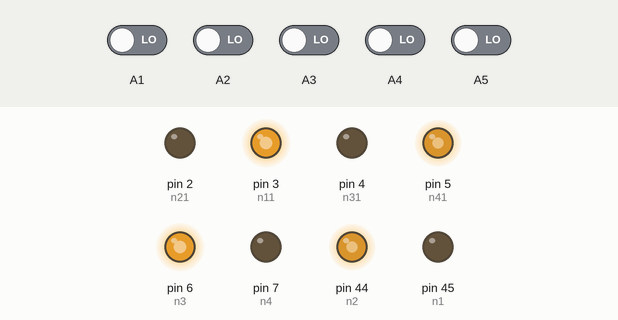
A sketch run on a simulated Arduino Mega 2560, built with avr-gcc and run on an emulated ATmega2560. On the bench: output pins drawn as LEDs (lit = HIGH). The test bench sets the inputs (shaded band); at power-on: A1–5 LOW.

Above: at 1.2 s.
1.3 s: A1 driven HIGH and A3 driven HIGH
At 1.7 s:
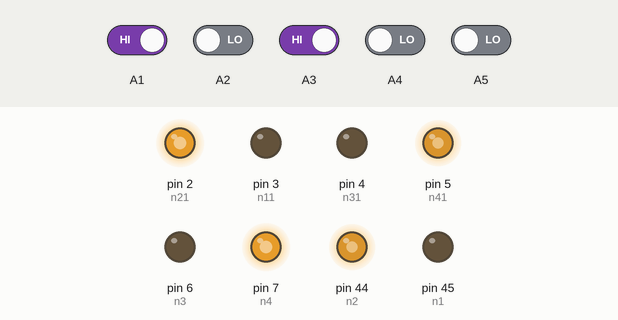
2.8 s: A3 driven LOW
At 4.0 s:
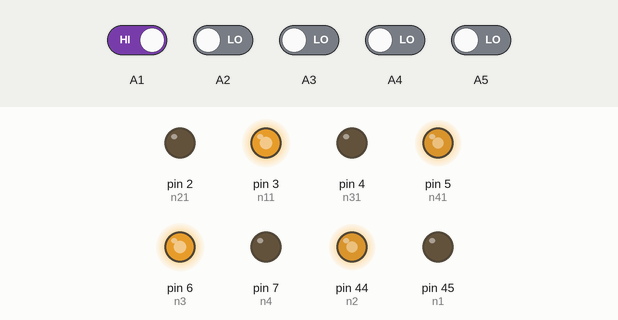
4.3 s: A3 driven HIGH
At 5.2 s:
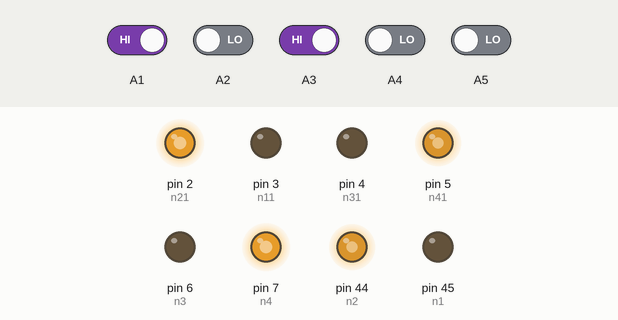
5.8 s: A4 driven HIGH and A5 driven HIGH
At 6.4 s:
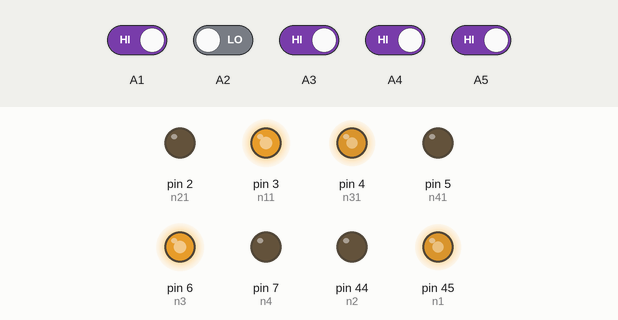
Timing chart, 0 to 8.3 s (numbered marks = the images above; inputs shaded):
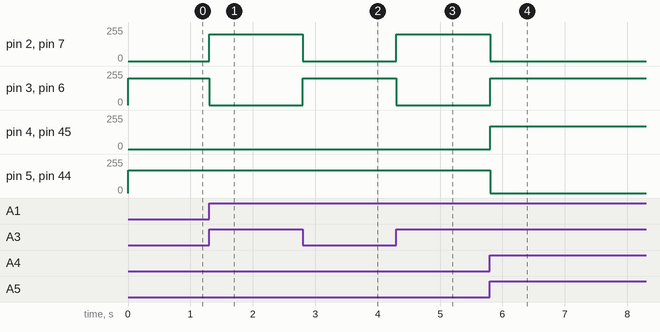

Measured:
- after the input at 1.3 s, pin 2 (n21), pin 7 (n4): 0/255 → 200/255 at once; pin 3 (n11), pin 6 (n3): 200/255 → 0/255 at once
- after the input at 2.8 s, pin 2 (n21), pin 7 (n4): 200/255 → 0/255 at once; pin 3 (n11), pin 6 (n3): 0/255 → 200/255 at once
- after the input at 4.3 s, pin 2 (n21), pin 7 (n4): 0/255 → 200/255 at once; pin 3 (n11), pin 6 (n3): 200/255 → 0/255 at once
- after the input at 5.8 s, pin 2 (n21), pin 7 (n4): 200/255 → 0/255 at once; pin 3 (n11), pin 6 (n3): 0/255 → 200/255 at once; pin 4 (n31), pin 45 (n1): 0/255 → 170/255 at once; pin 5 (n41), pin 44 (n2): 170/255 → 0/255 at once

The sketch:

Line_Follower_success.ino
```cpp
#define n1  45    //motor number 3 Back&Left
#define n2  44    //motor number 3 Back&Left
#define n3  6     //motor number 2 Back&Right
#define n4  7    //motor number 2 Back&Right
#define n11 3      //motor number 1 Right&Front
#define n21 2     //motor number 1 Right&Front
#define n31 4     //motor number 4 Left&Front
#define n41 5     //motor number 4 Left&Front
int sensor[5] = {0, 0, 0, 0, 0};
String h="";

void Forward(int t)
{
/*back&left*/
    analogWrite(n1,0);
    analogWrite(n2,170);  //135 first  //second 145  //third 185

/*back&Right*/
    analogWrite(n3,200); //150 first
    analogWrite(n4,0);


/*front&Right motor*/
    analogWrite(n11,200); //170 first
    analogWrite(n21,0);


/*front&left motor*/
    analogWrite(n31,0);
    analogWrite(n41,170); //170 first
delay(t);}
void Left(int t)
{
/*back&left*/
    analogWrite(n1,170);
    analogWrite(n2,0);

/*back&Right*/
    analogWrite(n3,200);
    analogWrite(n4,0);


/*front&Right motor*/
    analogWrite(n11,200);
    analogWrite(n21,0);


/*front&left motor*/
    analogWrite(n31,170);
    analogWrite(n41,0);
    delay(t);}
void Right(int t)
{
/*back&left*/
    analogWrite(n1,0);
    analogWrite(n2,170);

/*back&Right*/
    analogWrite(n3,0);
    analogWrite(n4,200);


/*front&Right motor*/
    analogWrite(n11,0);
    analogWrite(n21,200);


/*front&left motor*/
    analogWrite(n31,0);
    analogWrite(n41,170);
    delay(t);
}

void Back(int t)
{
/*back&left*/
    analogWrite(n1,170);
    analogWrite(n2,0);

/*back&Right*/
    analogWrite(n4,170);
    analogWrite(n3,0);


/*front&Right motor*/
    analogWrite(n21,170);
    analogWrite(n11,0);


/*front&left motor*/
    analogWrite(n41,0);
    analogWrite(n31,170);
    delay(t);
delay(t);
}

void Stop()
{
/*back&left*/
    analogWrite(n1,0);
    analogWrite(n2,0);

/*back&Right*/
    analogWrite(n3,0);
    analogWrite(n4,0);


/*front&Right motor*/
    analogWrite(n11,0);
    analogWrite(n21,0);


/*front&left motor*/
    analogWrite(n31,0);
    analogWrite(n41,0);
}


void setup() {
  // put your setup code here, to run once:


pinMode(n1,OUTPUT);
pinMode(n2,OUTPUT);
pinMode(n3,OUTPUT);
pinMode(n4,OUTPUT);
pinMode(n11,OUTPUT);
pinMode(n21,OUTPUT);
pinMode(n31,OUTPUT);
pinMode(n41,OUTPUT);

/*
Serial.begin(9600);
*/
}

void loop() {
  // put your main code here, to run repeatedly:


  sensor[0] = digitalRead(A1);//s1
  sensor[1] = digitalRead(A2);//s2
  sensor[2] = digitalRead(A3);//s3
  sensor[3] = digitalRead(A4);//s4
  sensor[4] = digitalRead(A5);//s5
/*Serial.print(sensor[0]);Serial.print(sensor[1]);Serial.print(sensor[2]);Serial.print(sensor[3]);Serial.print(sensor[4]);Serial.println();
delay(150);
*/

if ((sensor[1] == 1) && (sensor[2] == 0) && (sensor[3] == 1))
    Forward(1);
else if ((sensor[1] == 0) && (sensor[2] == 0) && (sensor[3] == 0))
    Forward(1);
else if ((sensor[0] == 1) && (sensor[1] == 0) && (sensor[2] == 0) && (sensor[3] == 0 ) && (sensor[4] == 1))
    Forward(1);


else if ((sensor[0] == 1) && (sensor[1] == 1) && (sensor[2] == 1) && (sensor[3] == 0) && (sensor[4] == 1))
    Right(1);
else if ((sensor[0] == 0) && (sensor[1] == 1) && (sensor[2] == 1) && (sensor[3] == 0) && (sensor[4] == 0))
    Right(1);
else if ((sensor[0] == 1) && (sensor[1] == 1) && (sensor[2] == 0) && (sensor[3] == 0) && (sensor[4] == 1))
    Right(1);
else if ((sensor[0] == 1) && (sensor[1] == 0) && (sensor[2] == 1) && (sensor[3] == 0) && (sensor[4] == 0))
    Right(1);//
else if ((sensor[0] == 1) && (sensor[1] == 1) && (sensor[2] == 1) && (sensor[3] == 0) && (sensor[4] == 0))
    Right(1);//
else if ((sensor[0] == 1) && (sensor[1] == 1) && (sensor[2] == 1) && (sensor[3] == 0) && (sensor[4] == 1))
    Right(1);//
else if ((sensor[0] == 1) && (sensor[1] == 1) && (sensor[2] == 1) && (sensor[3] == 1) && (sensor[4] == 0))
    Right(1);//


else if ((sensor[0] == 1) && (sensor[1] == 0) && (sensor[2] == 1) && (sensor[3] == 1) && (sensor[4] == 1))
    Left(1);
else if ((sensor[0] == 0) && (sensor[1] == 1) && (sensor[2] == 1) && (sensor[3] == 1) && (sensor[4] == 1))
    Left(1);//
else if ((sensor[0] == 1) && (sensor[1] == 0) && (sensor[2] == 0) && (sensor[3] == 1) && (sensor[4] == 1))
    Left(1);//
else if ((sensor[0] == 0) && (sensor[1] == 0) && (sensor[2] == 0) && (sensor[3] == 1) && (sensor[4] == 1))
    Left(1);
else if ((sensor[0] == 0) && (sensor[1] == 0) && (sensor[2] == 1) && (sensor[3] == 1) && (sensor[4] == 1))
    Left(1);


/*

if ((sensor[0] == 1) && (sensor[1] == 1) && (sensor[2] == 0) && (sensor[3] == 1) && (sensor[4] == 1))
    Forward(1);
else if ((sensor[0] == 0) && (sensor[1] == 1) && (sensor[2] == 0) && (sensor[3] == 1) && (sensor[4] == 0))
    Forward(1);//
else if ((sensor[0] == 1) && (sensor[1] == 0) && (sensor[2] == 0) && (sensor[3] == 0) && (sensor[4] == 1))
    Forward(1);//
else if ((sensor[0] == 1) && (sensor[1] == 0) && (sensor[2] == 1) && (sensor[3] == 0) && (sensor[4] == 1))
    Stop();
else if ((sensor[0] == 1) && (sensor[1] == 1) && (sensor[2] == 1) && (sensor[3] == 0) && (sensor[4] == 1))
    Right(1);
else if ((sensor[0] == 0) && (sensor[1] == 1) && (sensor[2] == 1) && (sensor[3] == 0) && (sensor[4] == 0))
    Right(1);
else if ((sensor[0] == 1) && (sensor[1] == 1) && (sensor[2] == 0) && (sensor[3] == 0) && (sensor[4] == 1))
    Right(1);
else if ((sensor[0] == 1) && (sensor[1] == 0) && (sensor[2] == 0) && (sensor[3] == 0) && (sensor[4] == 0))
    Right(1);//
else if ((sensor[0] == 1) && (sensor[1] == 0) && (sensor[2] == 1) && (sensor[3] == 0) && (sensor[4] == 0))
    Right(1);//
else if ((sensor[0] == 1) && (sensor[1] == 1) && (sensor[2] == 0) && (sensor[3] == 0) && (sensor[4] == 1))
    Right(1);//
else if ((sensor[0] == 1) && (sensor[1] == 1) && (sensor[2] == 1) && (sensor[3] == 0) && (sensor[4] == 0))
    Right(1);//
else if ((sensor[0] == 1) && (sensor[1] == 1) && (sensor[2] == 1) && (sensor[3] == 0) && (sensor[4] == 1))
    Right(1);//
else if ((sensor[0] == 1) && (sensor[1] == 1) && (sensor[2] == 1) && (sensor[3] == 1) && (sensor[4] == 0))
    Right(1);//#
else if ((sensor[0] == 1) && (sensor[1] == 0) && (sensor[2] == 1) && (sensor[3] == 1) && (sensor[4] == 1))
    Left(1);
else if ((sensor[0] == 0) && (sensor[1] == 1) && (sensor[2] == 1) && (sensor[3] == 1) && (sensor[4] == 1))
    Left(1);//
else if ((sensor[0] == 1) && (sensor[1] == 0) && (sensor[2] == 1) && (sensor[3] == 1) && (sensor[4] == 1))
    Left(1);//
else if ((sensor[0] == 1) && (sensor[1] == 0) && (sensor[2] == 0) && (sensor[3] == 1) && (sensor[4] == 1))
    Left(1);//
else if ((sensor[0] == 1) && (sensor[1] == 0) && (sensor[2] == 0) && (sensor[3] == 1) && (sensor[4] == 1))
    Left(1);
else if(sensor[0]==0&& sensor[1]==0 && sensor[2]==1&& sensor[3]==0&&sensor[4]==1)
{
  Left(1);
}
else if ((sensor[0] == 0) && (sensor[1] == 0) && (sensor[2] == 0) && (sensor[3] == 1) && (sensor[4] == 1))
    Left(1);
else if ((sensor[0] == 0) && (sensor[1] == 0) && (sensor[2] == 1) && (sensor[3] == 1) && (sensor[4] == 1))
    Left(1);
else if ((sensor[0] == 1) && (sensor[1] == 1) && (sensor[2] == 0) && (sensor[3] == 0) && (sensor[4] == 0))
    Right(1);
else if ((sensor[0] == 1) && (sensor[1] == 1) && (sensor[2] == 1) && (sensor[3] == 0 ) && (sensor[4] == 0))
    Right(1);
else if ((sensor[0] == 1) && (sensor[1] == 0) && (sensor[2] == 0) && (sensor[3] == 0 ) && (sensor[4] == 1))
    Forward(1);
else if ((sensor[0] == 1) && (sensor[1] == 0) && (sensor[2] == 1) && (sensor[3] == 0 ) && (sensor[4] == 1))
    Forward(1);
else if ((sensor[0] == 1) && (sensor[1] == 1) && (sensor[2] == 1) && (sensor[3] == 1) && (sensor[4] == 1))
   {if .....................}
else if ((sensor[0] == 0) && (sensor[1] == 0) && (sensor[2] == 0) && (sensor[3] == 0) && (sensor[4] == 1))
    Left(1);
else
{
  Forward(1);
}

*/
}
```
